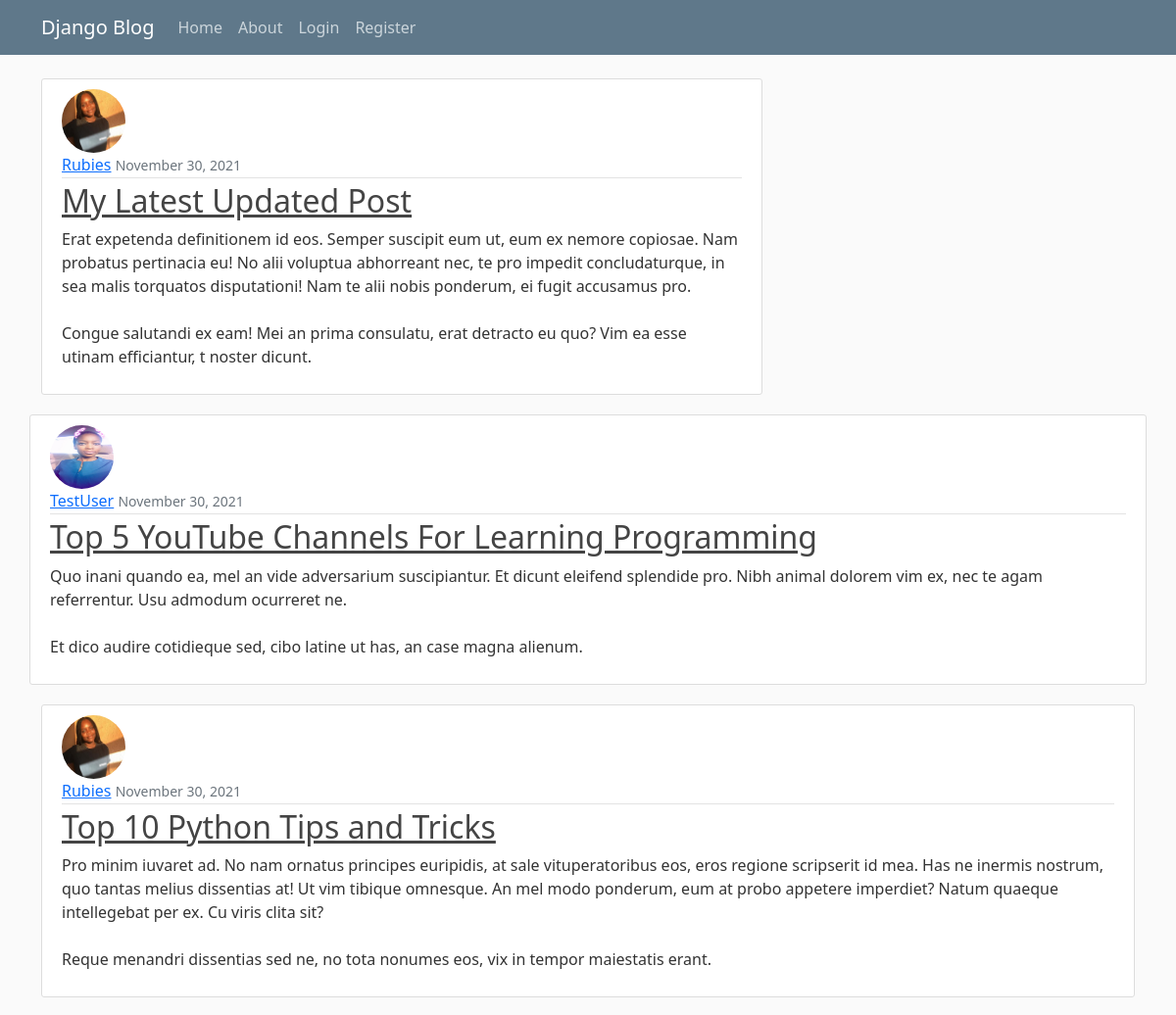
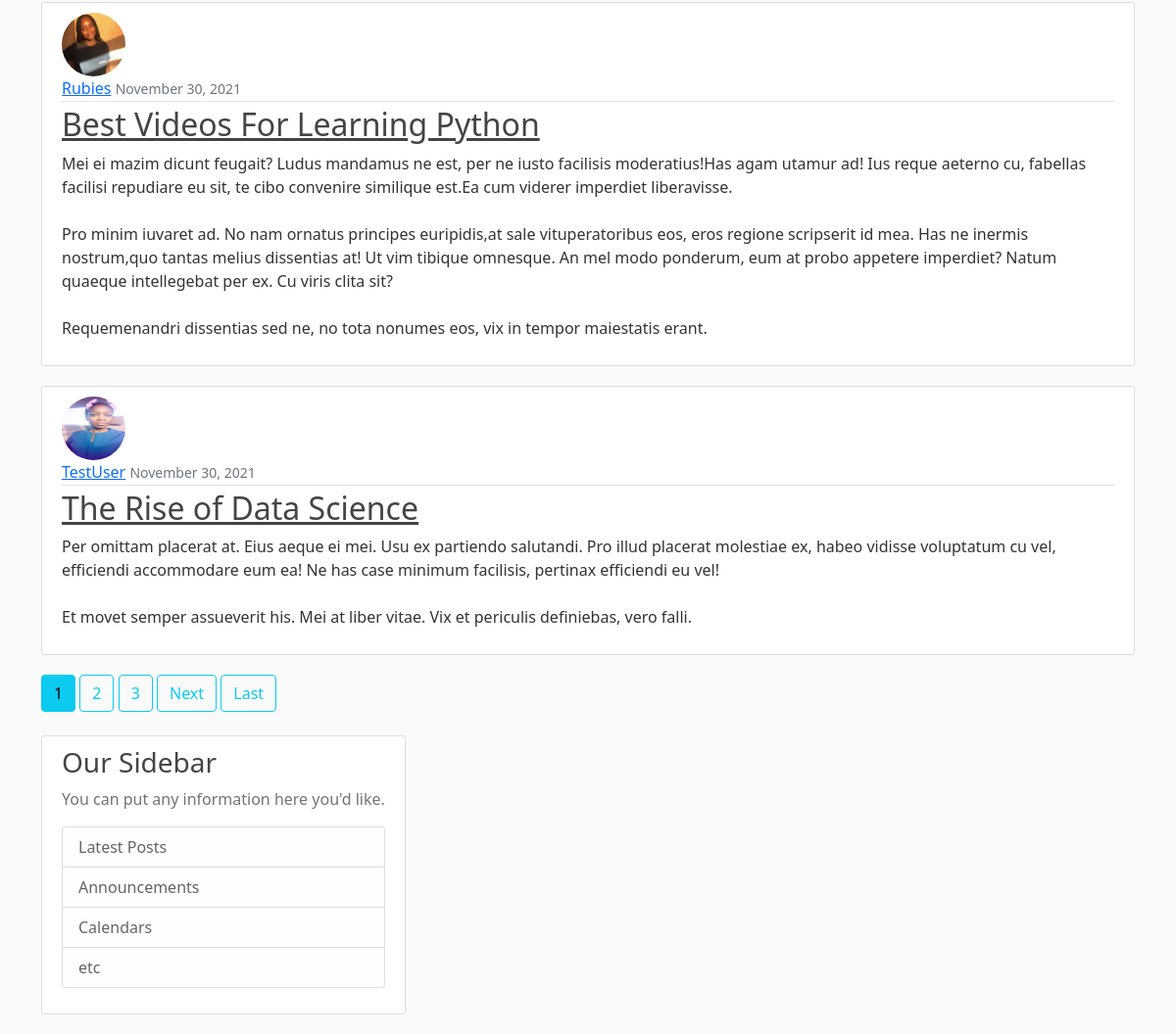
The page / on the database its author committed (2 pictures, top to bottom).
### blog/models.py (models this page shows, shortened)
class Post(models.Model):
    title = models.CharField(max_length=100)
    content = models.TextField()
    date_posted = models.DateTimeField(default = timezone.now)
    author=models.ForeignKey(User, on_delete = models.CASCADE)

### users/models.py (models this page shows, shortened)
class Profile(models.Model):
    user=models.OneToOneField(User, on_delete=models.CASCADE)
    image=models.ImageField(default='default.jpg', upload_to='profile_pics')

### blog/views.py (the view)
# urls.py: path('', PostListView.as_view(), name='blog-home'),
class PostListView(ListView):
    model = Post
    template_name = 'blog/home.html' # <app/model>_<viewtype>.html
    context_object_name= 'posts'
    ordering =['-date_posted']
    paginate_by = 5

### blog/templates/blog/home.html (shortened to what this page needs)
{% extends "blog/base.html" %}
{% block content %}
    {% for post in posts %}
    <article class="media content-section">
      <img class= "rounded-circle article-img" src = "{{ post.author.profile.image.url }}"
        <div class="media-body">
          <div class="article-metadata">
            <a class="mr-2" href="{% url 'user-posts' post.author.username %}">{{ post.author }}</a>
            <small class="text-muted">{{ post.date_posted|date:"F d, Y" }}</small>
          </div>
          <h2><a class="article-title" href="{% url 'post-detail' post.id %}">{{ post.title }}</a></h2>
          <p class="article-content">{{ post.content }}</p>
        </div>
      </article>
    {% endfor %}
    {% if is_paginated %}
      {% for num in page_obj.paginator.page_range %}
        {% if page_obj.number == num %}
          <a class ="btn btn-info mb-4" href="{{ num }}">{{ num }}</a>
        {% elif num > page_obj.number|add:'-3' and num < page_obj.number|add:'3' %}
          <a class ="btn btn-outline-info mb-4" href="?page={{ num }}">{{ num }}</a>
        {% endif %}
      {% endfor %}
      {% if page_obj.has_next %}
      <a class ="btn btn-outline-info mb-4" href="?page={{ page_obj.next_page_number }}">Next</a>
      <a class ="btn btn-outline-info mb-4" href="?page={{ page_obj.paginator.num_pages }}">Last</a>
    {% endif %}
    {% endif %}
{% endblock content %}

### blog/templates/blog/base.html (shortened to what this page needs)
{% load static %}
    <!DOCTYPE html>
<html lang="en">
<head>
    <link href="https://cdn.jsdelivr.net/npm/bootstrap@5.1.3/dist/css/bootstrap.min.css" rel="stylesheet">
    <link rel="stylesheet" href="{% static 'blog/main.css' %}">
</head>
<body>
    <header class="site-header">
        <nav class="navbar navbar-expand-md navbar-dark bg-steel fixed-top">
          <div class="container">
            <a class="navbar-brand mr-4" href="{% url 'blog-home' %}">Django Blog</a>
            <div class="collapse navbar-collapse" id="navbarToggle">
              <div class="navbar-nav mr-auto">
                <a class="nav-item nav-link" href="{% url 'blog-home' %}">Home</a>
                <a class="nav-item nav-link" href="{% url 'blog-about' %}">About</a>
              </div>
              <div class="navbar-nav">
                {% if user.is_authenticated %}
                  <a class="nav-item nav-link" href="{% url 'post-create' %}">New Post</a>
                  <a class="nav-item nav-link" href="{% url 'profile' %}">Profile</a>
                  <a class="nav-item nav-link" href="{% url 'logout' %}">Logout</a>
                {% else %}
                  <a class="nav-item nav-link" href="{% url 'login' %}">Login</a>
                  <a class="nav-item nav-link" href="{% url 'register' %}">Register</a>
                {% endif %}
              </div>
            </div>
          </div>
        </nav>
      </header>
      <main role="main" class="container">
        <div class="row">
          <div class="col-md-8">
            {% block content %}{% endblock %}
          <div class="col-md-4">
            <div class="content-section">
              <h3>Our Sidebar</h3>
              <p class='text-muted'>You can put any information here you'd like.
                <ul class="list-group">
                  <li class="list-group-item list-group-item-light">Latest Posts</li>
                  <li class="list-group-item list-group-item-light">Announcements</li>
                  <li class="list-group-item list-group-item-light">Calendars</li>
                  <li class="list-group-item list-group-item-light">etc</li>
                </ul>
              </p>
            </div>
          </div>
      </main>

### blog/static/blog/main.css (style rules this page uses)
body { background: #fafafa; color: #333333; margin-top: 5rem; }
h1, h2, h3, h4, h5, h6 { color: #444444; }
ul { margin: 0; }
.bg-steel { background-color: #5f788a; }
.site-header .navbar-nav .nav-link { color: #cbd5db; }
.content-section { background: #ffffff; padding: 10px 20px; border: 1px solid #dddddd; border-radius: 3px; margin-bottom: 20px; }
.article-title { color: #444444; }
.article-content { white-space: pre-line; }
.article-img { height: 65px; width: 65px; margin-right: 16px; }
.article-metadata { padding-bottom: 1px; margin-bottom: 4px; border-bottom: 1px solid #e3e3e3 }

### rows shown on the page
Post: author.profile.image (picture), author "Rubies", date_posted "November 30, 2021", title "My Latest Updated Post", content "Erat expetenda definitionem id eos. Semper suscipit eum ut, eum ex nemore copiosae. Nam probatus pertinacia eu! No alii voluptua abhorreant nec, te pro impedit concludaturque, in sea malis torquatos disputationi! Nam te alii nobis ponderum, ei fugit accusamus pro. Congue salutandi ex eam! Mei an prima consulatu, erat detracto eu quo? Vim ea esse utinam efficiantur, t noster dicunt."
Post: author.profile.image (placeholder picture), author "TestUser", date_posted "November 30, 2021", title "Top 5 YouTube Channels For Learning Programming", content "Quo inani quando ea, mel an vide adversarium suscipiantur. Et dicunt eleifend splendide pro. Nibh animal dolorem vim ex, nec te agam referrentur. Usu admodum ocurreret ne. Et dico audire cotidieque sed, cibo latine ut has, an case magna alienum."
Post: author.profile.image (picture), author "Rubies", date_posted "November 30, 2021", title "Top 10 Python Tips and Tricks", content "Pro minim iuvaret ad. No nam ornatus principes euripidis, at sale vituperatoribus eos, eros regione scripserit id mea. Has ne inermis nostrum, quo tantas melius dissentias at! Ut vim tibique omnesque. An mel modo ponderum, eum at probo appetere imperdiet? Natum quaeque intellegebat per ex. Cu viris clita sit? Reque menandri dissentias sed ne, no tota nonumes eos, vix in tempor maiestatis erant."
Post: author.profile.image (picture), author "Rubies", date_posted "November 30, 2021", title "Best Videos For Learning Python", content "Mei ei mazim dicunt feugait? Ludus mandamus ne est, per ne iusto facilisis moderatius!Has agam utamur ad! Ius reque aeterno cu, fabellas facilisi repudiare eu sit, te cibo convenire similique est.Ea cum viderer imperdiet liberavisse. Pro minim iuvaret ad. No nam ornatus principes euripidis,at sale vituperatoribus eos, eros regione scripserit id mea. Has ne inermis nostrum,quo tantas melius dissentias at! Ut vim tibique omnesque. An mel modo ponderum, eum at probo appetere imperdiet? Natum quaeque intellegebat per ex. Cu viris clita sit? Requemenandri dissentias sed ne, no tota nonumes eos, vix in tempor maiestatis erant."
Post: author.profile.image (placeholder picture), author "TestUser", date_posted "November 30, 2021", title "The Rise of Data Science", content "Per omittam placerat at. Eius aeque ei mei. Usu ex partiendo salutandi. Pro illud placerat molestiae ex, habeo vidisse voluptatum cu vel, efficiendi accommodare eum ea! Ne has case minimum facilisis, pertinax efficiendi eu vel! Et movet semper assueverit his. Mei at liber vitae. Vix et periculis definiebas, vero falli."

### other values the page prints
{{ num }} "1"
{{ num }} "2" "3"
